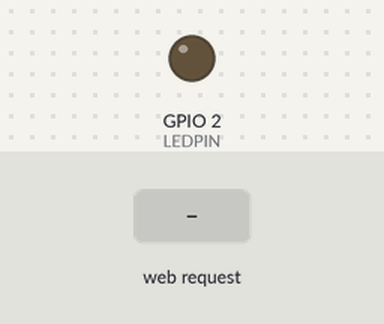
The sketch below on a simulated ESP32. On the bench: output pins drawn as LEDs (lit = HIGH). Inputs (shaded band) come from the test bench. WiFi joins after 1.5 s; servers stay silent unless stated; what the sketch prints to the serial monitor is not drawn.

Above: at 4.7 s.
4.8 s: HTTP request GET /?LED=1 received
At 6.3 s:
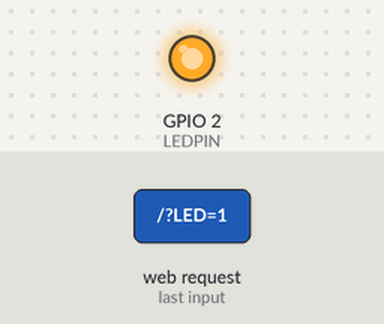
7.0 s: HTTP request GET /?LED=0 received
At 7.8 s:
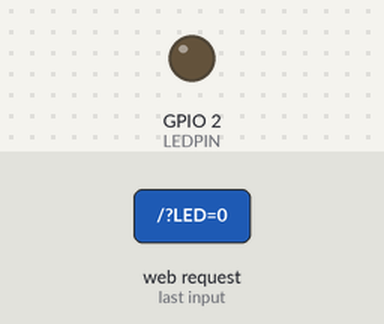
Timing chart, 0 to 10.0 s (numbered marks = the images above; inputs shaded):
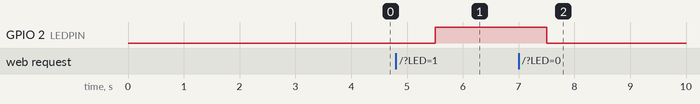

The sketch:

ESP32_Web_Server.ino
```cpp
    /////////////////////////////////////////////////////////////////
   //         ESP32 Web Server Project  v1.00                     //
  //       Get the latest version of the code here:              //
 //         http://educ8s.tv/esp32-web-server                   //
/////////////////////////////////////////////////////////////////


#include <WiFi.h>
#include <WiFiClient.h>
#include <WebServer.h>  //https://github.com/bbx10/WebServer_tng

WebServer server ( 80 );

const char* ssid     = "yourSSID";
const char* password = "yourPassword";

  //If the sensor does not work, try the 0x77 address as well
int LEDPIN = 2;


String  ledState = "OFF";


void setup()
{
  pinMode(LEDPIN, OUTPUT);

  Serial.begin(9600);


  connectToWifi();

  beginServer();
}

void loop() {

 server.handleClient();


 delay(1000);

}

void connectToWifi()
{
  WiFi.enableSTA(true);

  delay(2000);

  WiFi.begin(ssid, password);

  while (WiFi.status() != WL_CONNECTED) {
        delay(500);
        Serial.print(".");
    }
  Serial.println("");
  Serial.println("WiFi connected");
  Serial.println("IP address: ");
  Serial.println(WiFi.localIP());
}

void beginServer()
{
  server.on ( "/", handleRoot );
  server.begin();
  Serial.println ( "HTTP server started" );
}

void handleRoot(){
  if ( server.hasArg("LED") ) {
    handleSubmit();
  } else {
    server.send ( 200, "text/html", getPage() );
  }
}


void handleSubmit() {

  String LEDValue;
  LEDValue = server.arg("LED");
  Serial.println("Set GPIO ");
  Serial.print(LEDValue);

  if ( LEDValue == "1" ) {
    digitalWrite(LEDPIN, HIGH);
    ledState = "On";
    server.send ( 200, "text/html", getPage() );
  }
  else if( LEDValue == "0" )
  {
    digitalWrite(LEDPIN, LOW);
    ledState = "Off";
    server.send ( 200, "text/html", getPage() );
  } else
  {
    Serial.println("Error Led Value");
  }
}

String getPage(){
  String page = "<html lang=en-EN><head><meta http-equiv='refresh' content='60'/>";
  page += "<title>ESP32 WebServer - educ8s.tv</title>";
  page += "<style> body { background-color: #fffff; font-family: Arial, Helvetica, Sans-Serif; Color: #000000; }</style>";
  page += "</head><body><h1>ESP32 WebServer</h1>";
  page += "<h3>GPIO</h3>";
  page += "<form action='/' method='POST'>";
  page += "<ul><li>LED";
  page += "";
  page += "<INPUT type='radio' name='LED' value='1'>ON";
  page += "<INPUT type='radio' name='LED' value='0'>OFF</li></ul>";
  page += "<INPUT type='submit' value='Submit'>";

  page += "</body></html>";
  return page;
}
```

Measured:
- after the input at 4.8 s, GPIO 2 (LEDPIN): LOW → HIGH after 0.71 s
- after the input at 7.0 s, GPIO 2 (LEDPIN): HIGH → LOW after 0.51 s
